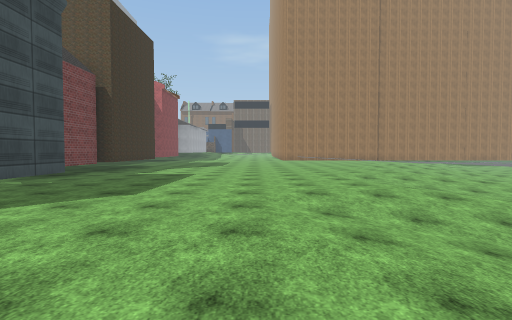
[1] (above)

20 first-person views from a walk through a scene from a Unity 3-D project. The camera is 1.5 m above the floor, tilts 2° down and sees 85° across. The floor is counted in squares, 2 m on a side. Each view is taken from the middle of a square. On the plan, view 1 faces up. The plan holds only what a view shows up to about 10 squares ahead; the rest is blank. The place goes on beyond the plan. The player character is not drawn. Some surface patterns are stand-ins.

[2]
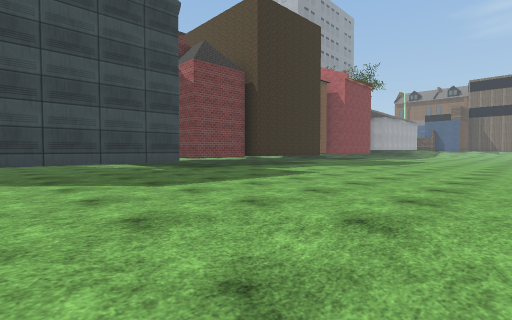

[3]
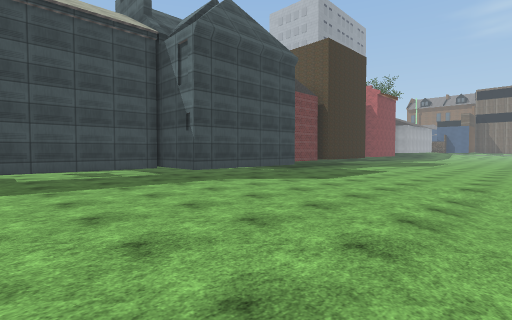

[4]
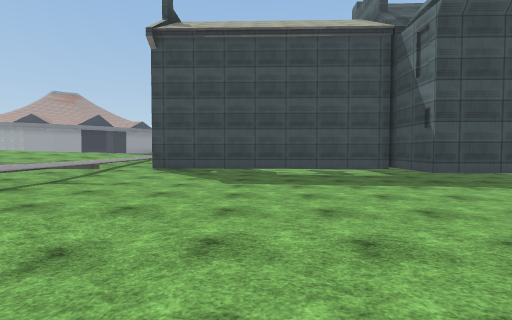

[5]
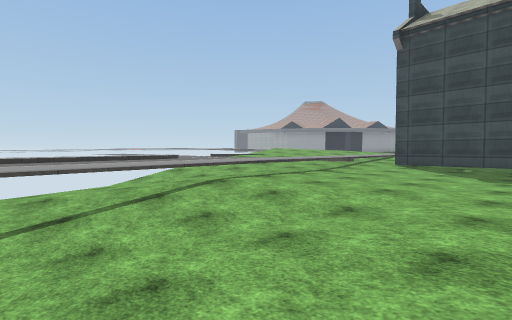

[6]
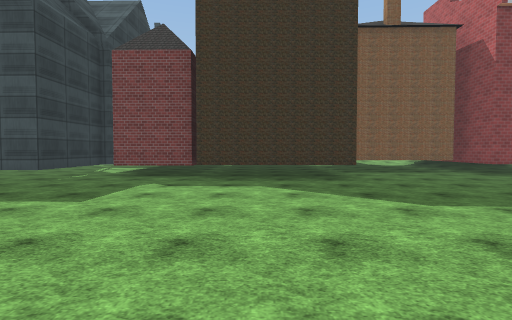

[7]
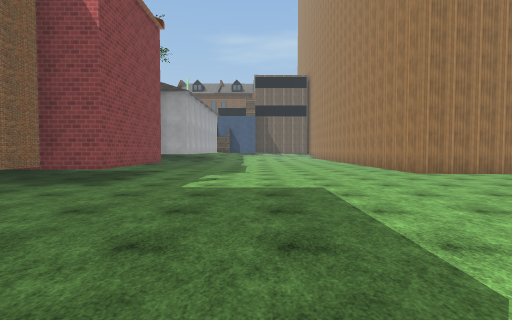

[8]
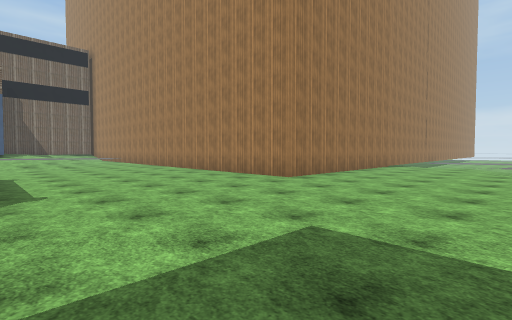

[9]
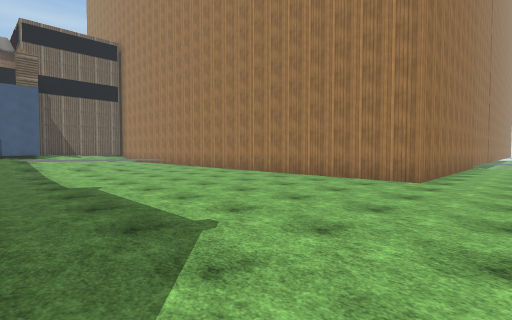

[10]
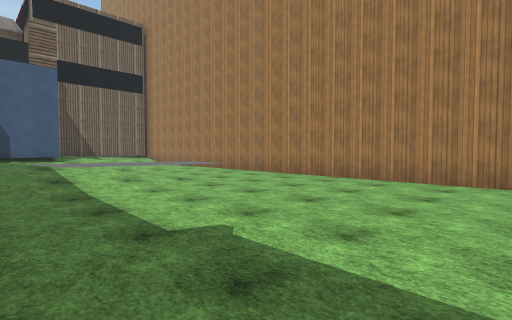

[11]
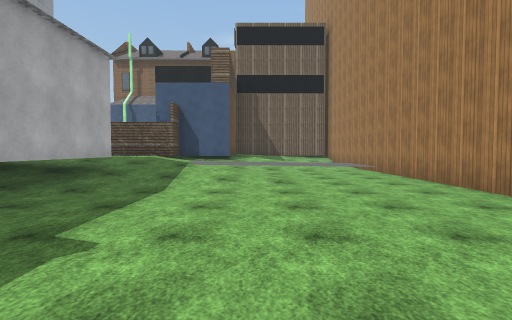

[12]
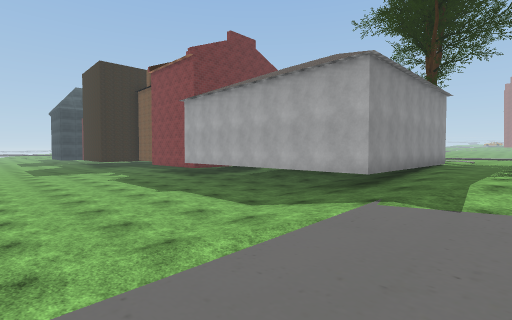

[13]
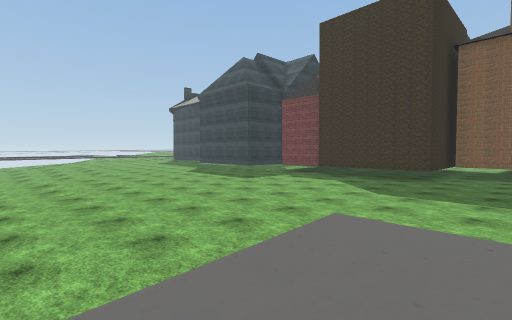

[14]
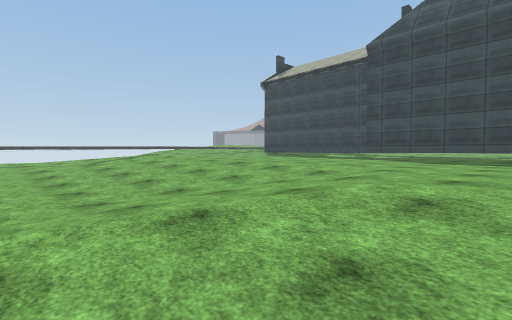

[15]
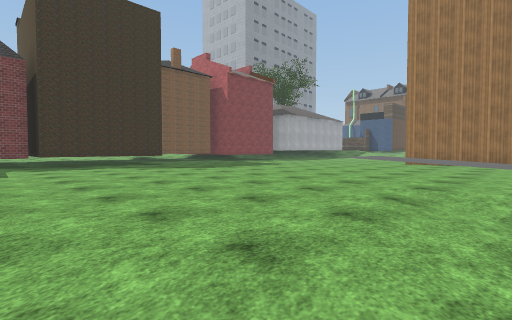

[16]
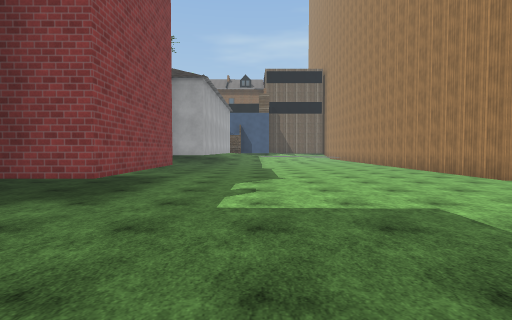

[17]
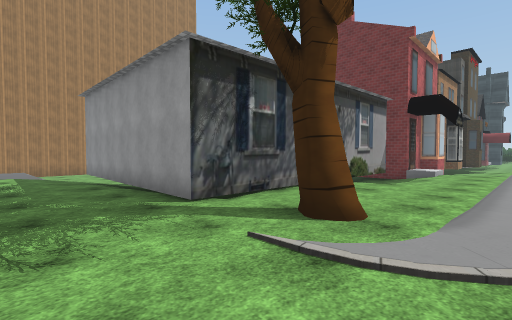

[18]
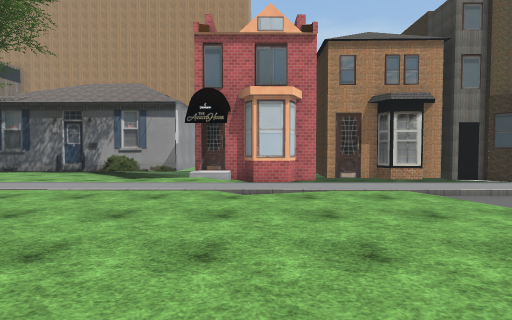

[19]
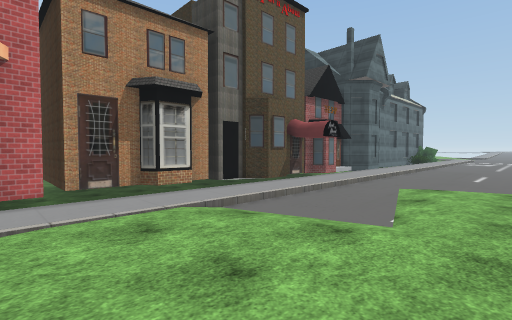

[20]
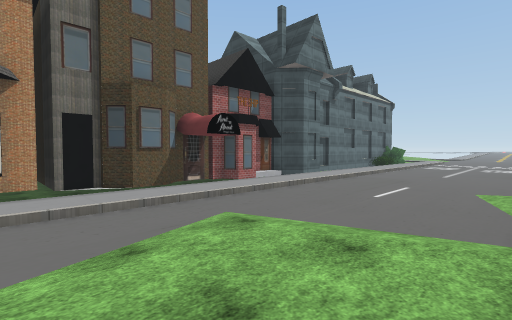

### Floor plan
Key: @ floor where view 1 was taken; # wall or solid block; . main floor; : floor 0.25 m higher than the main floor; - floor 0.25 m lower than the main floor; + floor 0.5 m higher than the main floor; * floor 0.75 m higher than the main floor; _ floor 0.75 m lower than the main floor; % floor 1 m higher than the main floor; < floor 1 m lower than the main floor; / step, stairs or slope; = window, fence, low wall or low ledge; ^ raised ledge; v drop or lower ground.
Columns run from 21 left of view 1 to 6 right of it. Each row starts with its distance up from view 1.
 33       %%%%%%%%%%/*+++++#
 32       %%%%%%%%%%//+++++#
 31       %%%%%%////////...#
 30       %%#%######////...#
 29       %%%%#    #/......#
 28       %%%%#    #.......#
 27       %%%%#    #.......#
 26      %%%//#    #.......#
 25     %%%%//#    #.......#
 24    %%%%%//#   ##.......#
 23   %%%%%%/##   =........#
 22  %%%%%%//#  ^ ^........#####
 21 %%%%%/%  #  ^ ^...........--
 20  %%%%%%  # ^^ ^...........--
 19   %%%%%  ######..........---
 18   %%%%%  #   ^.........-=v /
 17   %/**%  #   ^.........-*++:
 16  %%/**%  #   ^........--*++:
 15  %%%**%  #####.......-......
 14  %%%*/%  ^    ^^..-----.....
 13  /***/%  ^     ^--------..//
 12  /***/%  ^     ^-------...-/
 11  /***/%  #     ^----......./
 10  /***/%  #    ##-........../
  9  /***/%  ^     ^........////
  8  /***/%       =#........////
  7  /***/%      ###........////
  6  /***/         ##........///
  5   ***           #....../////
  4   **            #.....//////
  3               ###...../////<
  2               #.......////<<
  1               #........///<<
  0               #......@.///__
 -1               #........////_
 -2               #.........///_
 -3               #......//////_
 -4              ##......////
 -5              #:::::::///_
 -6              %%%%%%%%%%%%
 -7              ***********

Where each view was taken, in squares from view 1:
view 1: 0 up, 0 right, facing up
view 2: 3 up, 2 right, facing up-left
view 3: 2 down, 2 right, facing up-left
view 4: 2 down, 2 right, facing left
view 5: 2 down, 3 right, facing down-left
view 6: 12 up, 2 right, facing left
view 7: 13 up, 3 left, facing up
view 8: 17 up, 4 left, facing up-right
view 9: 20 up, 5 left, facing up-right
view 10: 24 up, 5 left, facing up-right
view 11: 24 up, 2 left, facing up
view 12: 33 up, 0 right, facing down-left
view 13: 17 up, 5 right, facing down-left
view 14: 7 up, 6 right, facing down-left
view 15: 9 up, 6 right, facing up-left
view 16: 15 up, 4 left, facing up
view 17: 33 up, 15 left, facing down-right
view 18: 21 up, 21 left, facing right
view 19: 20 up, 19 left, facing down-right
view 20: 16 up, 20 left, facing down-right
